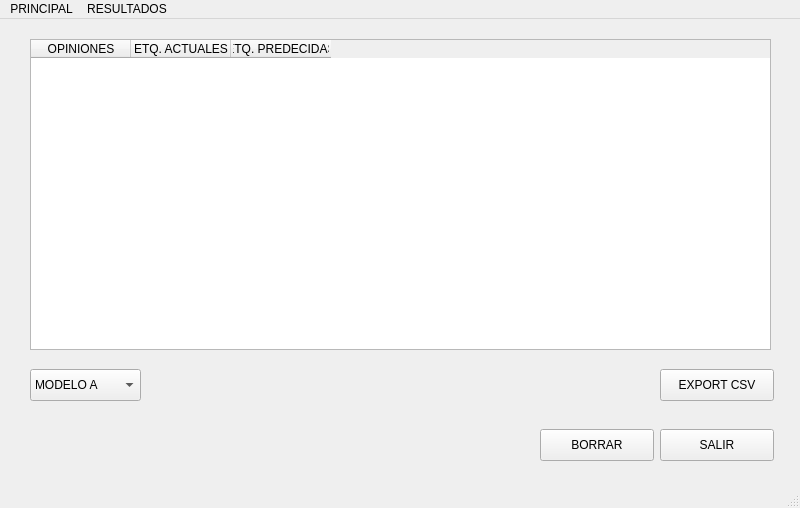
<?xml version="1.0" encoding="UTF-8"?>
<ui version="4.0">
 <class>MainWindow</class>
 <widget class="QMainWindow" name="MainWindow">
  <property name="geometry">
   <rect>
    <x>0</x>
    <y>0</y>
    <width>800</width>
    <height>508</height>
   </rect>
  </property>
  <property name="windowTitle">
   <string>MainWindow</string>
  </property>
  <widget class="QWidget" name="centralwidget">
   <widget class="QTableWidget" name="tableWidget">
    <property name="geometry">
     <rect>
      <x>30</x>
      <y>20</y>
      <width>741</width>
      <height>311</height>
     </rect>
    </property>
    <column>
     <property name="text">
      <string>OPINIONES</string>
     </property>
    </column>
    <column>
     <property name="text">
      <string>ETQ. ACTUALES</string>
     </property>
    </column>
    <column>
     <property name="text">
      <string>ETQ. PREDECIDAS</string>
     </property>
    </column>
   </widget>
   <widget class="QComboBox" name="comboBox">
    <property name="geometry">
     <rect>
      <x>30</x>
      <y>350</y>
      <width>111</width>
      <height>32</height>
     </rect>
    </property>
    <item>
     <property name="text">
      <string>MODELO A</string>
     </property>
    </item>
    <item>
     <property name="text">
      <string>MODELO B</string>
     </property>
    </item>
    <item>
     <property name="text">
      <string>MODELO C</string>
     </property>
    </item>
   </widget>
   <widget class="QPushButton" name="pushButton">
    <property name="geometry">
     <rect>
      <x>660</x>
      <y>350</y>
      <width>114</width>
      <height>32</height>
     </rect>
    </property>
    <property name="text">
     <string>EXPORT CSV</string>
    </property>
   </widget>
   <widget class="QPushButton" name="pushButton_2">
    <property name="geometry">
     <rect>
      <x>660</x>
      <y>410</y>
      <width>114</width>
      <height>32</height>
     </rect>
    </property>
    <property name="text">
     <string>SALIR</string>
    </property>
   </widget>
   <widget class="QPushButton" name="pushButton_3">
    <property name="geometry">
     <rect>
      <x>540</x>
      <y>410</y>
      <width>114</width>
      <height>32</height>
     </rect>
    </property>
    <property name="text">
     <string>BORRAR</string>
    </property>
   </widget>
  </widget>
  <widget class="QMenuBar" name="menubar">
   <property name="geometry">
    <rect>
     <x>0</x>
     <y>0</y>
     <width>800</width>
     <height>22</height>
    </rect>
   </property>
   <widget class="QMenu" name="menuPRINCIPAL">
    <property name="title">
     <string>PRINCIPAL</string>
    </property>
   </widget>
   <widget class="QMenu" name="menuRESULTADOS">
    <property name="title">
     <string>RESULTADOS</string>
    </property>
   </widget>
   <addaction name="menuPRINCIPAL"/>
   <addaction name="menuRESULTADOS"/>
  </widget>
  <widget class="QStatusBar" name="statusbar"/>
 </widget>
 <resources/>
 <connections/>
</ui>
